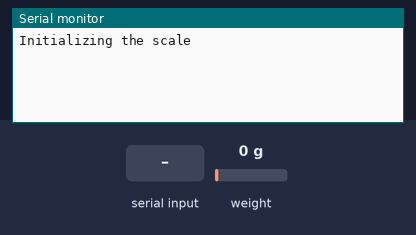
This sketch was run on a simulated Arduino Uno, built with avr-gcc and run on an emulated ATmega328P. Parts: the last lines printed to the serial monitor. Inputs (shaded band) come from the test bench; at power-on: weight on the scale 0 g.

Above: at 2.2 s.
2.3 s: "START\n" received over Serial
At 2.51 s:
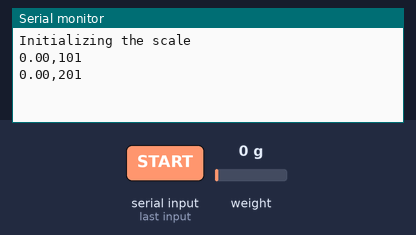
4.0 s: weight on the scale set to 100 g
At 4.02 s:
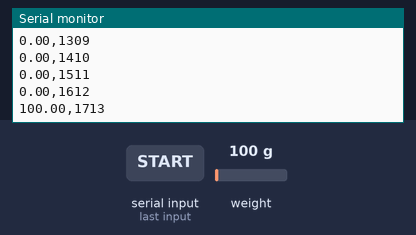
5.5 s: "TARE\n" received over Serial
At 6.73 s:
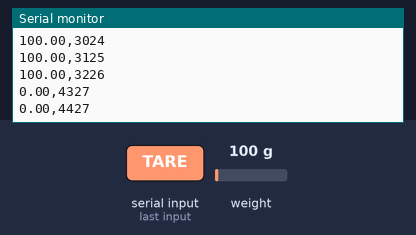
7.0 s: weight on the scale set to 1250 g
At 7.03 s:
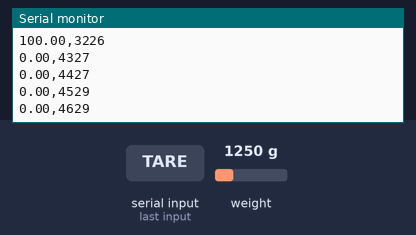
Timing chart, 0 to 9.5 s (numbered marks = the images above; inputs shaded):
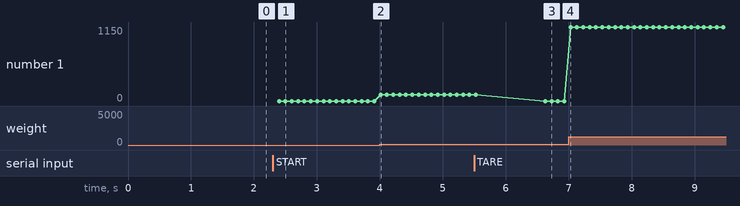

Measured:
- after the input at 2.3 s, the serial monitor: prints a new line after 0.10 s (image 1)
- after the input at 4.0 s, the serial monitor: prints a new line at once (image 2)
- after the input at 5.5 s, the serial monitor: prints a new line after 1.1 s (image 3)
- plotted number 1: 0 → 100 after the input at 4.0 s, 0 → 1150 after the input at 7.0 s

The sketch:

thrust-scale.ino
```cpp
#include <Arduino.h>
#include "HX711.h"

// HX711 circuit wiring
const int LOADCELL_DOUT_PIN = 12;
const int LOADCELL_SCK_PIN = 13;

HX711 scale;
float reading;
float lastReading;
//REPLACE WITH YOUR CALIBRATION FACTOR
#define CALIBRATION_FACTOR -478.507

unsigned long startTime, currentTime;
bool scaleOn = false;

void setup() {
  //Initialize the serial monitor
  Serial.begin(115200);

  Serial.println("Initializing the scale");
  scale.begin(LOADCELL_DOUT_PIN, LOADCELL_SCK_PIN);

  scale.set_scale(CALIBRATION_FACTOR);   // this value is obtained by calibrating the scale with known weights
  scale.tare();               // reset the scale to 0
}

void loop() {
  if (Serial.available() > 0) {
    String command = Serial.readStringUntil('\n');
    command.trim();

    if (command == "TARE") {
        scale.tare();
    } else if (command == "START") {
        scaleOn = true;
        startTime = millis();
    } else if (command == "STOP") {
        scaleOn = false;
    }
  }

  if (scaleOn == true) {
    reading = scale.get_units(1);
    currentTime = millis() - startTime;
    Serial.print(reading); Serial.print(",");
    Serial.println(currentTime);
  }
}
```
